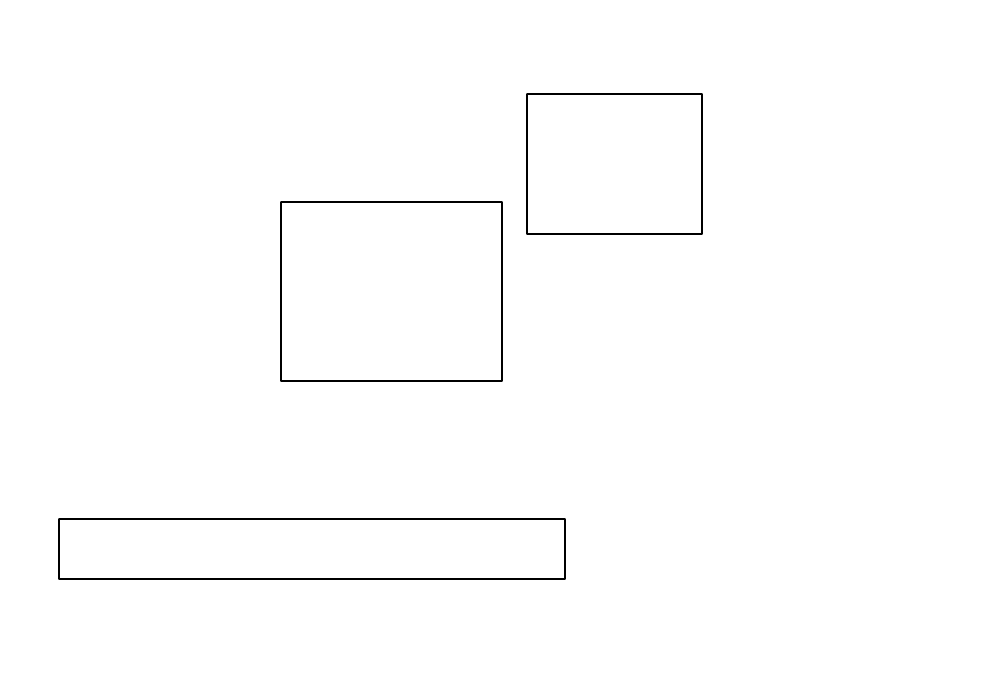
#> input picture Opencv/img/multipleDisconected.png, 995 x 684 px
$ python 003basicOperations.py
#> lines starting #> are read from the running program, lines starting #| are printed output that depends on the picture
import os, cv2

# Resizing
img = cv2.imread(os.path.join(".", "img", "multipleDisconected.png"))
#> img is the input picture: shape (684, 995, 3); min 0, max 255, mean 253.1

print(img.shape)
#| (684, 995, 3)
resized_img = cv2.resize(img, (498, 342))

# Crop
cropped_img = img[500:600, 30:600] # keep height from : to, keep width from : to
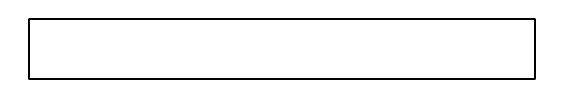
#> cropped_img: shape (100, 570, 3); min 0, max 255, mean 244.9

cv2.imshow("Operation example", cropped_img)
cv2.waitKey(0)

$ run again, with Opencv/img/example.png copied over Opencv/img/multipleDisconected.png
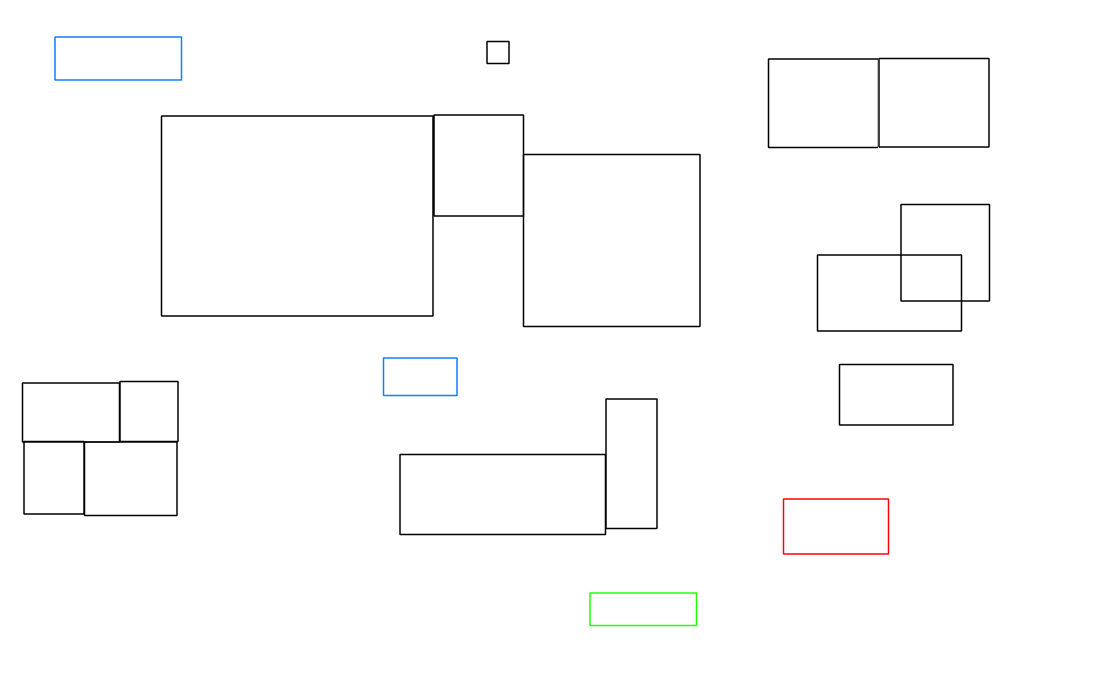
#> input picture Opencv/img/example.png, 2218 x 1367 px (shown at 1/2 size)
#> img is the input picture: shape (1367, 2218, 3); mean B, G, R 251.8, 251.8, 251.7
#| (1367, 2218, 3)
#> `resized_img = cv2.resize(img, (498, 342))`:
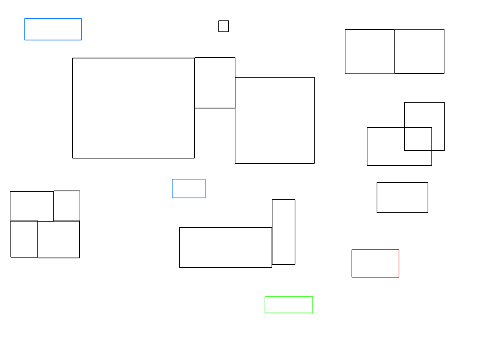
#> resized_img: shape (342, 498, 3); mean B, G, R 251.8, 251.8, 251.7
#> `cropped_img = img[500:600, 30:600]`:
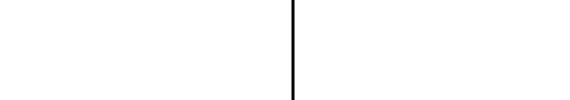
#> cropped_img: shape (100, 570, 3); min 0, max 255, mean 253.7

$ run again, with Opencv/img/multipleConnected.png copied over Opencv/img/multipleDisconected.png
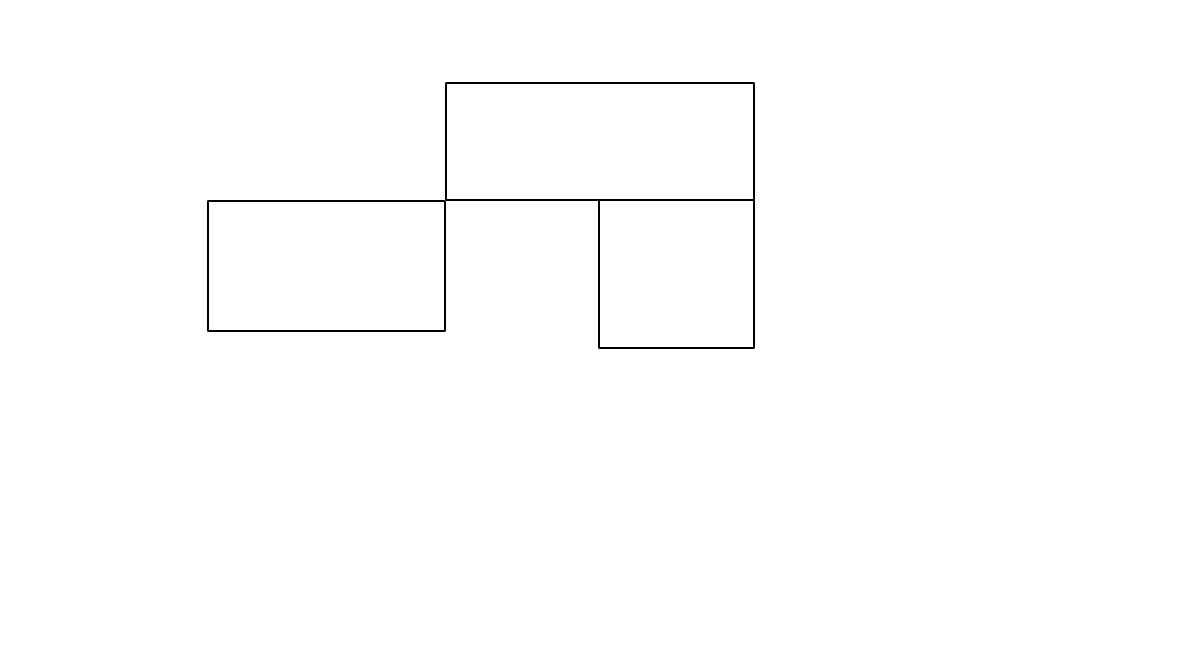
#> input picture Opencv/img/multipleConnected.png, 1193 x 671 px
#> img is the input picture: shape (671, 1193, 3); min 0, max 255, mean 253.7
#| (671, 1193, 3)
#> `resized_img = cv2.resize(img, (498, 342))`:
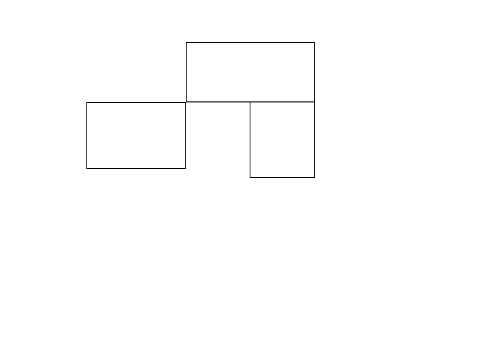
#> resized_img: shape (342, 498, 3); min 0, max 255, mean 253.7
#> cropped_img: shape (100, 570, 3); every value is 255
